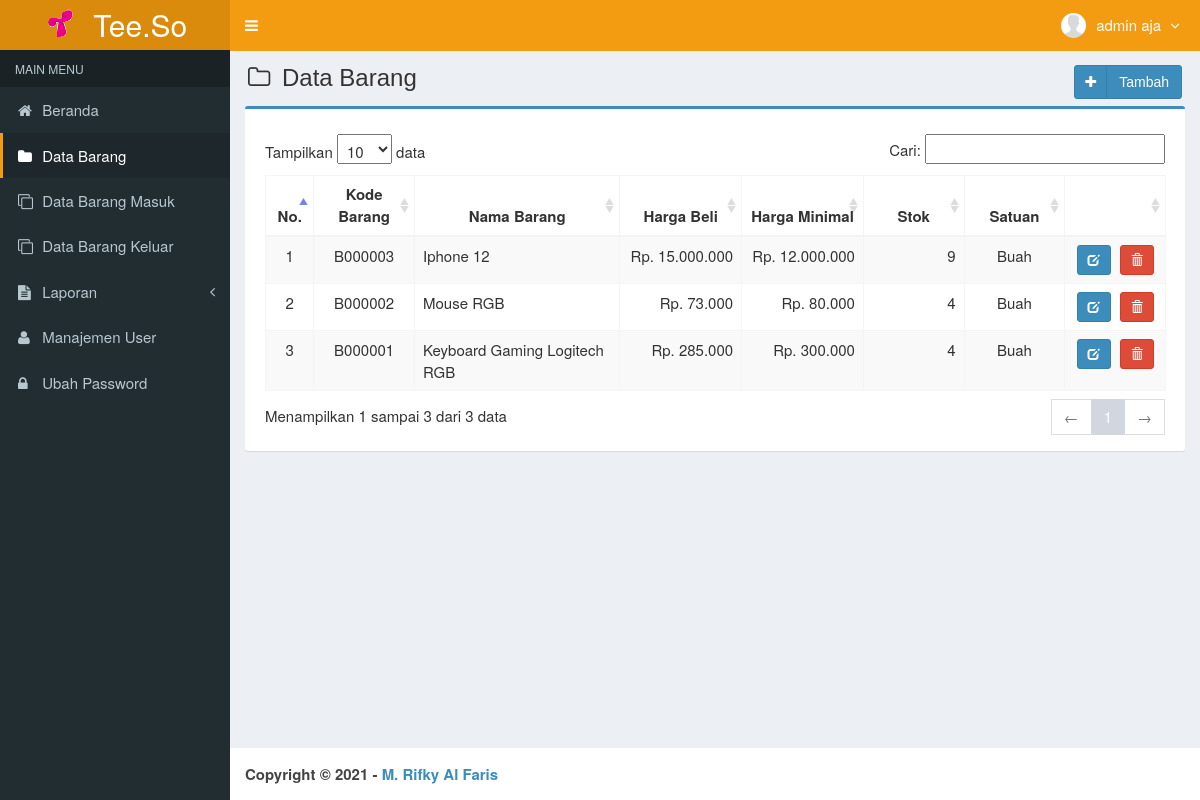
Page /main.php?module=barang (signed in) on the committed database.
### tables this page shows
CREATE TABLE `users` (
  `id_user` int(3) NOT NULL,
  `username` varchar(50) NOT NULL,
  `nama_user` varchar(50) NOT NULL,
  `password` varchar(50) NOT NULL,
  `email` varchar(50) DEFAULT NULL,
  `telepon` varchar(15) DEFAULT NULL,
  `foto` varchar(100) DEFAULT NULL,
  `hak_akses` enum('Super Admin','Manajer','Gudang') NOT NULL,
  `status` enum('aktif','blokir') NOT NULL DEFAULT 'aktif',
  `created_at` timestamp NOT NULL DEFAULT current_timestamp(),
  `updated_at` timestamp NOT NULL DEFAULT current_timestamp() ON UPDATE current_timestamp()
);

CREATE TABLE `tb_barang` (
  `kode_barang` varchar(10) NOT NULL,
  `nama_barang` varchar(50) NOT NULL,
  `harga_beli` int(11) NOT NULL,
  `harga_jual` int(11) NOT NULL,
  `satuan` varchar(25) NOT NULL,
  `stok` int(11) NOT NULL,
  `created_user` int(3) NOT NULL,
  `created_date` timestamp NOT NULL DEFAULT current_timestamp(),
  `updated_user` int(3) NOT NULL,
  `updated_date` timestamp NOT NULL DEFAULT current_timestamp() ON UPDATE current_timestamp()
);

### config/fungsi_rupiah.php (called while the page is built, shortened)
<?php
function format_rupiah($angka){
  $rupiah=number_format($angka,0,',','.');
  return $rupiah;
}
?>

### modules/barang/view.php (the view, shortened to what this page needs)
<section class="content-header">
  <h1>
    <i class="fa fa-folder-o icon-title"></i> Data Barang
    <a class="btn btn-primary btn-social pull-right" href="?module=form_barang&form=add" title="Tambah Data" data-toggle="tooltip">
      <i class="fa fa-plus"></i> Tambah
    </a>
  </h1>
</section>
<section class="content">
  <div class="row">
    <div class="col-md-12">
      <div class="box box-primary">
        <div class="box-body">
          <table id="dataTables1" class="table table-bordered table-striped table-hover">
            <thead>
              <tr>
                <th class="center">No.</th>
                <th class="center">Kode Barang</th>
                <th class="center">Nama Barang</th>
                <th class="center">Harga Beli</th>
                <th class="center">Harga Minimal</th>
                <th class="center">Stok</th>
                <th class="center">Satuan</th>
                <th></th>
              </tr>
            </thead>
            <tbody>
            <?php
            $no = 1;
            $query = mysqli_query($mysqli, "SELECT kode_barang,nama_barang,harga_beli,harga_jual,satuan,stok FROM tb_barang ORDER BY kode_barang DESC")
                                            or die('Ada kesalahan pada query tampil Data Barang: '.mysqli_error($mysqli));
            while ($data = mysqli_fetch_assoc($query)) {
              $harga_beli = format_rupiah($data['harga_beli']);
              $harga_jual = format_rupiah($data['harga_jual']);
              echo "<tr>
                      <td width='30' class='center'>$no</td>
                      <td width='80' class='center'>$data[kode_barang]</td>
                      <td width='180'>$data[nama_barang]</td>
                      <td width='100' align='right'>Rp. $harga_beli</td>
                      <td width='100' align='right'>Rp. $harga_jual</td>
                      <td width='80' align='right'>$data[stok]</td>
                      <td width='80' class='center'>$data[satuan]</td>
                      <td class='center' width='80'>
                        <div>
                          <a data-toggle='tooltip' data-placement='top' title='Ubah' style='margin-right:5px' class='btn btn-primary btn-sm' href='?module=form_barang&form=edit&id=$data[kode_barang]'>
                              <i style='color:#fff' class='glyphicon glyphicon-edit'></i>
                          </a>";
            ?>
                          <a data-toggle="tooltip" data-placement="top" title="Hapus" class="btn btn-danger btn-sm" href="modules/barang/proses.php?act=delete&id=<?php echo $data['kode_barang'];?>" onclick="return confirm('Anda yakin ingin menghapus barang <?php echo $data['nama_barang']; ?> ?');">
                              <i style="color:#fff" class="glyphicon glyphicon-trash"></i>
                          </a>
            <?php
              echo "    </div>
                      </td>
                    </tr>";
              $no++;
            }
            ?>
            </tbody>
          </table>
        </div>
      </div>
    </div>
  </div>
</section><!-- /.content

### top-menu.php (shortened to what this page needs)
<?php
require_once "config/database.php";
$query = mysqli_query($mysqli, "SELECT id_user, nama_user, foto, hak_akses FROM users WHERE id_user='$_SESSION[id_user]'")
                                or die('Ada kesalahan pada query tampil Manajemen User: '.mysqli_error($mysqli));
$data = mysqli_fetch_assoc($query);
?>
<li class="dropdown user user-menu">
  <a href="#" class="dropdown-toggle" data-toggle="dropdown">
  <?php
  if ($data['foto']=="") { ?>
    <img src="images/user/user-default.png" class="user-image" alt="User Image"/>
  <?php
  }
  else { ?>
    <img src="images/user/<?php echo $data['foto']; ?>" class="user-image" alt="User Image"/>
  <?php
  }
  ?>
    <span class="hidden-xs"><?php echo $data['nama_user']; ?> <i style="margin-left:5px" class="fa fa-angle-down"></i></span>
  </a>
</li>

### assets/css/style.css (style rules this page uses)
.btn-social *:first-child { border-right: 1px solid rgba(0, 0, 0, 0.1); bottom: 0; font-size: 1em !important; left: 0; line-height: 32px !important; position: absolute; text-align: center; top: 0; width: 32px !important; }
.content-header { padding: 15px 18px 0; position: relative; }
.center { text-align:center; }
.icon-title { margin-right: 5px; }
body { background-color: #fff; color: #333; font-size: 15px; line-height: 1.42857; }

### rows in the picture
users: nama_user "admin aja"
tb_barang: kode_barang "B000003", nama_barang "Iphone 12", harga_beli "15.000.000", harga_jual "12.000.000", stok "9", satuan "Buah"
tb_barang: kode_barang "B000002", nama_barang "Mouse RGB", harga_beli "73.000", harga_jual "80.000", stok "4", satuan "Buah"
tb_barang: kode_barang "B000001", nama_barang "Keyboard Gaming Logitech RGB", harga_beli "285.000", harga_jual "300.000", stok "4", satuan "Buah"
